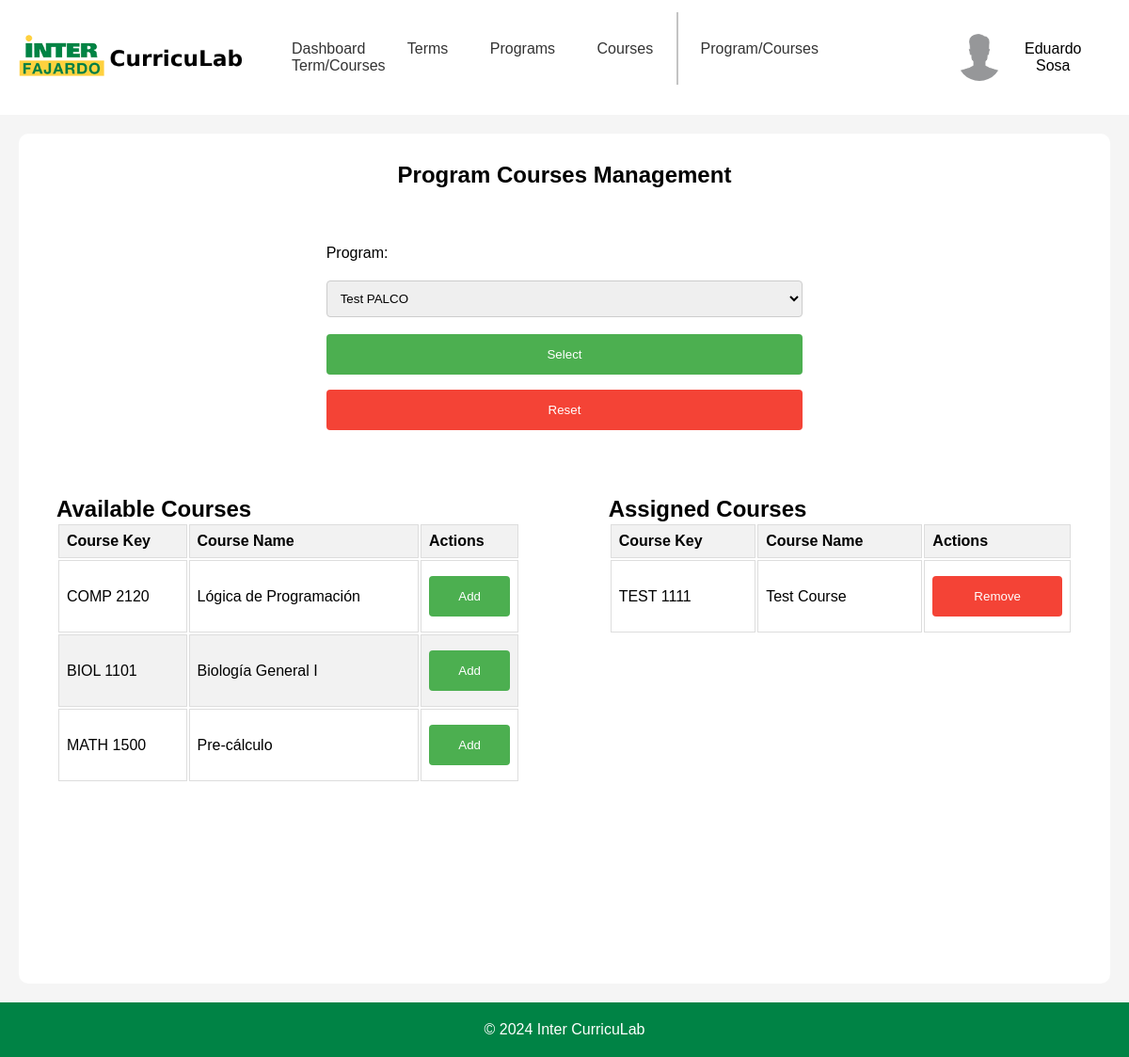
/templates/adminPages/adminProgramCourses.php?program=TEST (signed in), run on the app's committed database.
### tables this page shows
CREATE TABLE "course" (
	"CourseID"	INTEGER NOT NULL UNIQUE,
	"CourseKey"	TEXT,
	"CourseName"	TEXT,
	"CompetencyKey"	TEXT,
	PRIMARY KEY("CourseID" AUTOINCREMENT),
	FOREIGN KEY("CompetencyKey") REFERENCES "competency"("CompetencyKey")
);

### templates/adminPages/adminProgramCourses.php (the view, shortened to what this page needs)
<?php
$config = require_once '../../backend/php/config.php';
if (!isset($_SESSION['email'])) {
    header('Location: ../index.php');
    exit();
} elseif ($_SESSION['accountType'] !== 'Admin' && $_SESSION['accountType'] !== 'Root' && $_SESSION['accountType'] !== 'Staff') {
    header('Location: ../staffPages/profPage.php');
    exit;
} else {
    if ($config['db']['type'] === 'sqlite') {
        $db = new SQLite3($config['db']['sqlite']['path']);
    } elseif ($config['db']['type'] === 'mysql') {
        $dsn = "mysql:host={$config['db']['mysql']['host']};dbname={$config['db']['mysql']['dbname']}";
        $db = new PDO($dsn, $config['db']['mysql']['username'], $config['db']['mysql']['password']);
    }
    cleanUpProgramCourses($db);
    $queryCourse = "SELECT * FROM course";
    $stmtCourse = $db->prepare($queryCourse);
    $resultCourse = $stmtCourse->execute();
    $courses = fetchAllRows($resultCourse);
    $queryProgram = "SELECT * FROM program";
    $stmtProgram = $db->prepare($queryProgram);
    $resultProgram = $stmtProgram->execute();
    $programs = fetchAllRows($resultProgram);
    $queryProgramCourse = "SELECT * FROM programCourses";
    $stmtProgramCourse = $db->prepare($queryProgramCourse);
    $resultProgramCourse = $stmtProgramCourse->execute();
    $programCourses = fetchAllRows($resultProgramCourse);
    $selectedProgramKey = $_GET['program'] ?? null;
    if ($selectedProgramKey) {
        $queryProgramCourses = "SELECT * FROM programCourses WHERE ProgramKey = :programKey";
        $stmtProgramCourses = $db->prepare($queryProgramCourses);
        $stmtProgramCourses->bindValue(':programKey', $selectedProgramKey, SQLITE3_TEXT);
        $resultProgramCourses = $stmtProgramCourses->execute();
        $programCourses = fetchAllRows($resultProgramCourses);
    } else {
        $programCourses = [];
    }
}
function fetchAllRows($result) {
    $rows = [];
    while ($row = $result->fetchArray(SQLITE3_ASSOC)) {
        $rows[] = $row;
    }
    return $rows;
}
function cleanUpProgramCourses($db) {
    $queryProgramCourses = "SELECT * FROM programCourses";
    $stmtProgramCourses = $db->prepare($queryProgramCourses);
    $resultProgramCourses = $stmtProgramCourses->execute();
    $programCourses = fetchAllRows($resultProgramCourses);
    foreach ($programCourses as $programCourse) {
        $queryProgram = "SELECT * FROM program WHERE ProgramKey = :programKey";
        $stmtProgram = $db->prepare($queryProgram);
        $stmtProgram->bindValue(':programKey', $programCourse['ProgramKey'], SQLITE3_TEXT);
        $resultProgram = $stmtProgram->execute();
    }
}
?>
<!DOCTYPE html>
<html lang="en">
<head>
    <link rel="stylesheet" href="../../static/css/headerFooter.css">
    <link rel="stylesheet" href="../../static/css/adminProgramCourses.css">
</head>
<body>
    <div id="headerNav">
        <div class="logo">
            <a href="adminDashboard.php">
                <img src="../../static/img/inter-logo-full.png" alt="Inter CurricuLab">
            </a>
        </div>
        <nav>
            <a href="adminDashboard.php">Dashboard</a>
            <a href="adminTerms.php">Terms</a>
            <a href="adminPrograms.php">Programs</a>
            <div class="dropdown">
                <a href="adminCourses.php">Courses</a>
            </div>
            <a class="navDivider"></a>
            <a href="#">Program/Courses</a>
            <a href="adminTermCourses.php" class="active">Term/Courses</a>
        </nav>
        <div class="userBox">
            <button onclick="myFunction()" class="userDropdownButton">
                <img src="../../static/img/userProfile.jpg" alt="User" >
                <?php
                echo $_SESSION['firstName'] . ' ' . $_SESSION['lastName'];
                ?>
            </button>
        </div>
    </div>
    <div id="container">
        <div class="container-upperBox">
            <div class="gridParent">
                <div class="programSelector">
                    <h2>Program Courses Management</h2>
                    <form id="programForm">
                        <label for="program">Program:</label>
                        <select id="program" name="program">
                            <?php
                            foreach ($programs as $program) {
                                echo "<option value='" . htmlspecialchars($program['ProgramKey']) . "'";
                                if ($selectedProgramKey == $program['ProgramKey']) {
                                    echo " selected";
                                }
                                echo ">" . htmlspecialchars($program['ProgramName']) . "</option>";
                            }
                            ?>
                        </select>
                        <button id="programSelectorButton">Select</button>
                        <button id="resetButton">Reset</button>
                    </form>
                </div>
                <div class="coursesTable">
                    <h2>Available Courses</h2>
                    <table>
                        <thead>
                        <tr>
                            <th>Course Key</th>
                            <th>Course Name</th>
                            <th>Actions</th>
                        </tr>
                        </thead>
                        <?php
                        if (!$selectedProgramKey) {
                            echo '<tbody hidden="hidden">';
                        } else {
                            echo '<tbody>';
                        }
                        ?>
                        <?php
                        foreach ($courses as $course) {
                            $isCourseInProgram = false;
                            foreach ($programCourses as $programCourse) {
                                if ($programCourse['CourseKey'] == $course['CourseKey']) {
                                    $isCourseInProgram = true;
                                    break;
                                }
                            }
                            if (!$isCourseInProgram) {
                                echo '<tr>';
                                echo '<td>' . $course['CourseKey'] . '</td>';
                                echo '<td>' . $course['CourseName'] . '</td>';
                                ?>
                                <td>
                                    <form method="post" action="<?php echo $_SERVER['PHP_SELF']; ?>">
                                        <button type="submit" name="addCourse" class="addButton">Add</button>
                                    </form>
                                </td>
                                <?php
                                echo '</tr>';
                            }
                        }
                        ?>
                        </tbody>
                    </table>
                </div>
                <div class="addedCourses">
                    <h2>Assigned Courses</h2>
                    <table>
                        <thead>
                        <tr>
                            <th>Course Key</th>
                            <th>Course Name</th>
                            <th>Actions</th>
                        </tr>
                        </thead>
                        <tbody>
                        <?php
                        foreach ($courses as $course) {
                            $isCourseInProgram = false;
                            foreach ($programCourses as $programCourse) {
                                if ($programCourse['CourseKey'] == $course['CourseKey']) {
                                    $isCourseInProgram = true;
                                    break;
                                }
                            }
                            if ($isCourseInProgram) {
                                echo '<tr>';
                                echo '<td>' . $course['CourseKey'] . '</td>';
                                echo '<td>' . $course['CourseName'] . '</td>';
                                ?>
                                <td>
                                    <form method="post" action="<?php echo $_SERVER['PHP_SELF']; ?>">
                                        <button type="submit" name="removeCourse" class="removeButton">Remove</button>
                                    </form>
                                </td>
                                <?php
                                echo '</tr>';
                            }
                        }
                        ?>
                        </tbody>
                    </table>
                </div>
            </div>
        </div>
    </div>
    <footer>
        <p>&copy; 2024 Inter CurricuLab</p>
    </footer>
</body>
</html>

### static/css/headerFooter.css (style rules this page uses)
* { margin: 0; padding: 0; box-sizing: border-box; font-family: 'Poppins', sans-serif; }
body { display: flex; flex-direction: column; min-height: 100vh; }
#headerNav { display: flex; justify-content: space-between; align-items: center; }
.logo { margin: 20px; }
.logo img { width: 250px; }
nav a:not(.navDivider) { padding: 20px; text-decoration: none; color: #333; border-radius: 5px; }
.navDivider { margin-right: 4px; border-right: 2px solid #c3c3c3; padding: 30px 0; }
.userBox { margin: 20px; }
.userDropdownButton { padding: 16px; font-size: 16px; border: none; cursor: pointer; background-color: transparent; border-radius: 5px; }
.userBox { position: relative; display: inline-block; }
.userBox img { width: 50px; height: 50px; border-radius: 50%; margin-right: 10px; }
.userDropdownButton img { pointer-events: none; }
.userBox button { display: flex; align-items: center; justify-content: center; }
.dropdown { position: relative; display: inline-block; }
footer { background-color: #008345; color: white; text-align: center; padding: 20px; margin-top: auto; }

### static/css/adminProgramCourses.css (style rules this page uses)
#container { display: flex; flex-direction: column; background-color: #f5f5f5; flex-grow: 1; }
.container-upperBox { display: flex; flex-direction: column; align-items: center; background-color: white; margin: 20px; padding: 20px; border-radius: 10px; flex-grow: 1; }
.gridParent { display: grid; grid-template-columns: repeat(2, 1fr) 0.2fr repeat(2, 1fr); grid-template-rows: repeat(5, 1fr); grid-column-gap: 0; grid-row-gap: 0; width: 100%; height: 100%; }
.programSelector { grid-area: 1 / 2 / 3 / 5; }
.coursesTable { grid-area: 3 / 1 / 5 / 3; }
.addedCourses { grid-area: 3 / 4 / 5 / 6; }
.programSelector { display: flex; align-content: center; text-align: center; justify-content: center; flex-direction: column; }
.programSelector h2 { margin: 10px 0; font-size: 1.5em; }
#programForm { display: flex; flex-direction: column; align-items: flex-start; background-color: white; margin: 20px; padding: 20px; border-radius: 10px; flex-grow: 1; }
#programForm label { margin: 10px 0; }
#programForm select { width: 100%; padding: 10px; margin: 10px 0; border: 1px solid #ccc; border-radius: 4px; box-sizing: border-box; }
#programForm #programSelectorButton { background-color: #4CAF50; color: white; padding: 14px 20px; margin: 8px 0; border: none; border-radius: 4px; cursor: pointer; width: 100%; }
#programForm #resetButton { background-color: #f44336; color: white; padding: 14px 20px; margin: 8px 0; border: none; border-radius: 4px; cursor: pointer; width: 100%; }
.coursesTable { display: flex; flex-direction: column; border-collapse: collapse; margin: 20px; }
.coursesTable th { background-color: #f2f2f2; }
.coursesTable th, .coursesTable td { border: 1px solid #ddd; padding: 8px; text-align: left; }
.coursesTable tr:nth-child(even) { background-color: #f2f2f2; }
.addButton { background-color: #4CAF50; color: white; padding: 14px 20px; margin: 8px 0; border: none; border-radius: 4px; cursor: pointer; width: 100%; }
.addedCourses { display: flex; flex-direction: column; border-collapse: collapse; margin: 20px; }
.addedCourses th { background-color: #f2f2f2; }
.addedCourses th, .addedCourses td { border: 1px solid #ddd; padding: 8px; text-align: left; }
.removeButton { background-color: #f44336; color: white; padding: 14px 20px; margin: 8px 0; border: none; border-radius: 4px; cursor: pointer; width: 100%; }

### data on the page
course: CourseKey "COMP 2120", CourseName "Lógica de Programación"
course: CourseKey "BIOL 1101", CourseName "Biología General I"
course: CourseKey "MATH 1500", CourseName "Pre-cálculo"
course: CourseKey "TEST 1111", CourseName "Test Course"

### other printed values
$_SESSION['firstName'] "Eduardo"
$_SESSION['lastName'] "Sosa"
form field program "Test PALCO"
